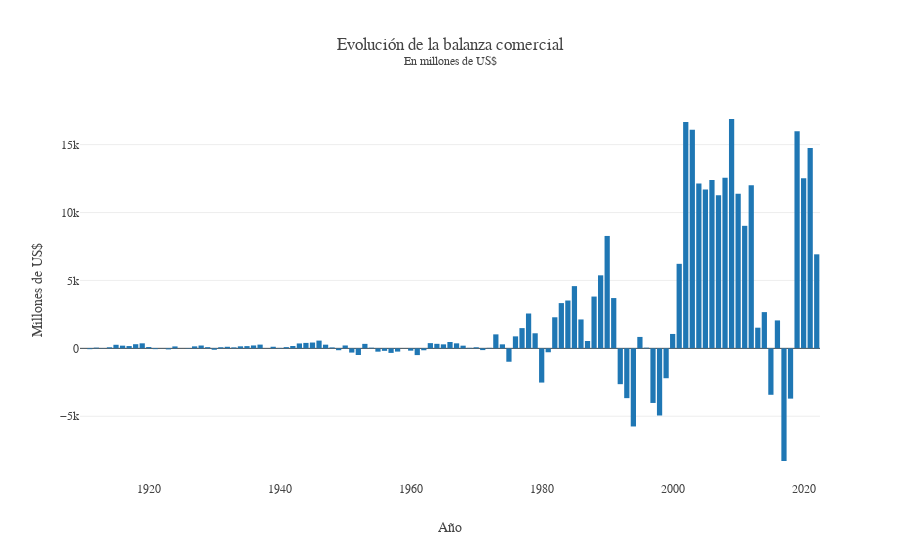

Notebook source saved alongside this figure:
### Code cell
fig = go.Figure()
fig.add_trace(go.Bar(x=df.Año, y = df.Saldo))
fig.update_layout(
    template = None,
    title_text = "Evolución de la balanza comercial<br><sup>En millones de US$",
                  font_family = "georgia")
fig.update_yaxes(title_text = "Millones de US$")
fig.update_xaxes(title_text = "Año")
